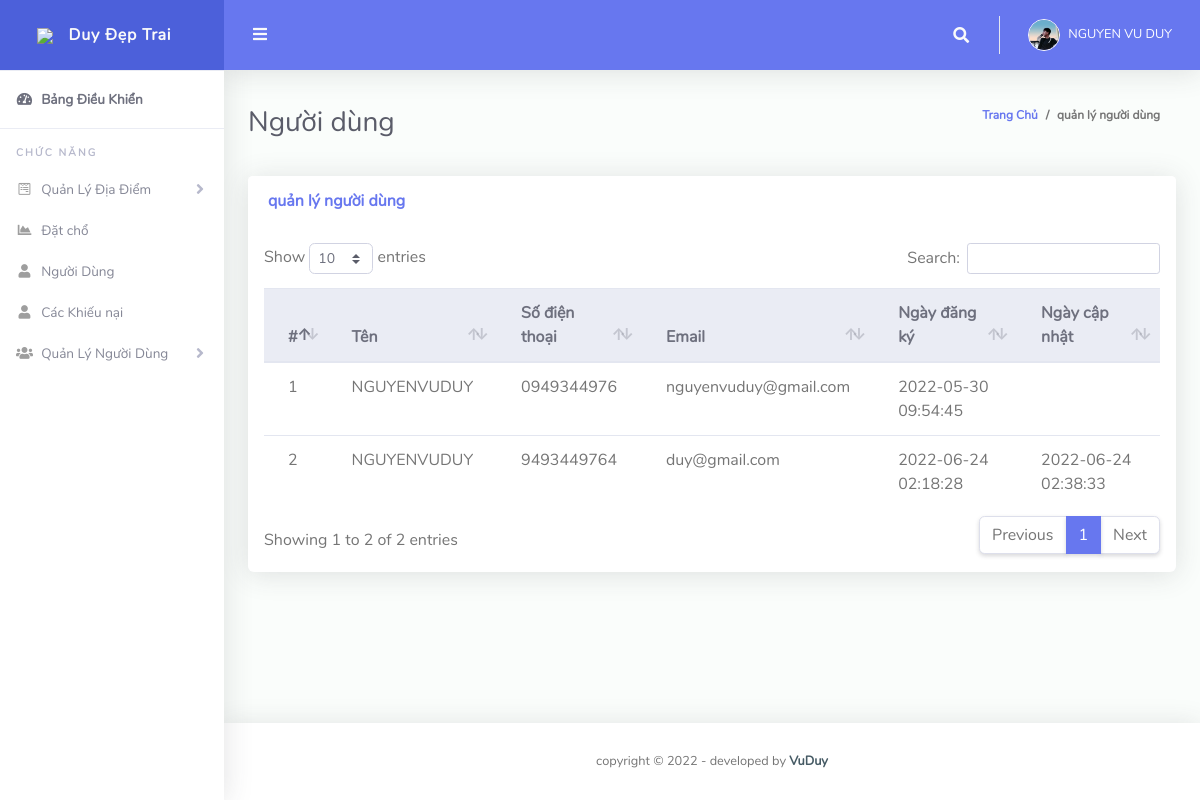
The app's page /admin/manage_users.php (signed in) with its own data.
### tables this page shows
CREATE TABLE `tblusers` (
  `id` int(11) NOT NULL,
  `FullName` varchar(100) DEFAULT NULL,
  `MobileNumber` char(10) DEFAULT NULL,
  `EmailId` varchar(70) DEFAULT NULL,
  `Password` varchar(100) DEFAULT NULL,
  `RegDate` timestamp NULL DEFAULT current_timestamp(),
  `UpdationDate` timestamp NULL DEFAULT NULL ON UPDATE current_timestamp()
);

### admin/manage_users.php (the view, shortened to what this page needs)
<?php
include('includes/checklogin.php');
?>
<!DOCTYPE html>
<html lang="en">
<head>
  <link href="vendor/fontawesome-free/css/all.min.css" rel="stylesheet" type="text/css">
  <link href="vendor/bootstrap/css/bootstrap.min.css" rel="stylesheet" type="text/css">
  <link href="css/ruang-admin.min.css" rel="stylesheet">
  <link href="vendor/datatables/dataTables.bootstrap4.min.css" rel="stylesheet">
</head>
<body id="page-top">
  <div id="wrapper">
    <?php include('includes/sidebar.php');?>
    <div id="content-wrapper" class="d-flex flex-column">
      <div id="content">
        <?php include('includes/header.php');?>
        <div class="container-fluid" id="container-wrapper">
          <div class="d-sm-flex align-items-center justify-content-between mb-4">
            <h1 class="h3 mb-0 text-gray-800">Người dùng</h1>
            <ol class="breadcrumb">
              <li class="breadcrumb-item"><a href="dashboard.php">Trang Chủ</a></li>
              <li class="breadcrumb-item active" aria-current="page">quản lý người dùng</li>
            </ol>
          </div>
          <div class="row">
            <div class="col-lg-12">
              <div class="card mb-4">
                <div class="card-header py-3 d-flex flex-row align-items-center justify-content-between">
                  <h6 class="m-0 font-weight-bold text-primary">quản lý người dùng</h6>
                </div>
                <div class="table-responsive p-3">
                  <table class="table align-items-center table-flush table-hover" id="dataTableHover">
                    <thead class="thead-light">
                      <tr>
                        <th>#</th>
                        <th>Tên</th>
                        <th>Số điện thoại</th>
                        <th>Email </th>
                        <th>Ngày đăng ký </th>
                        <th>Ngày cập nhật</th>
                      </tr>
                    </thead>
                    <tbody>
                      <?php $sql = "SELECT * from tblusers";
                      $query = $dbh -> prepare($sql);
                      $query->execute();
                      $results=$query->fetchAll(PDO::FETCH_OBJ);
                      $cnt=1;
                      if($query->rowCount() > 0)
                      {
                        foreach($results as $result)
                        {
                          ?>
                          <tr>
                            <td><?php echo htmlentities($cnt);?></td>
                            <td><?php echo htmlentities($result->FullName);?></td>
                            <td><?php echo htmlentities($result->MobileNumber);?></td>
                            <td><?php echo htmlentities($result->EmailId);?></td>
                            <td><?php echo htmlentities($result->RegDate);?></td>
                            <td><?php echo htmlentities($result->UpdationDate);?></td>
                          </tr>
                          <?php $cnt=$cnt+1;
                        }
                      }?>
                    </tbody>
                  </table>
                </div>
              </div>
            </div>
          </div>
        </div>
      </div>
      <?php include('includes/footer.php');?>
    </div>
  </div>
</body>
</html>

### admin/includes/header.php (shortened to what this page needs)
 <nav class="navbar navbar-expand navbar-light bg-navbar topbar mb-4 static-top">
  <button id="sidebarToggleTop" class="btn btn-link rounded-circle mr-3">
    <i class="fa fa-bars"></i>
  </button>
  <ul class="navbar-nav ml-auto">
    <li class="nav-item dropdown no-arrow">
      <a class="nav-link dropdown-toggle" href="#" id="searchDropdown" role="button" data-toggle="dropdown" aria-haspopup="true" aria-expanded="false">
        <i class="fas fa-search fa-fw"></i>
      </a>
    </li>
    <li class="nav-item dropdown no-arrow">
      <?php
      $aid=$_SESSION['odmsaid'];
      $sql="SELECT * from  tbladmin where ID=:aid";
      $query = $dbh -> prepare($sql);
      $query->bindParam(':aid',$aid,PDO::PARAM_STR);
      $query->execute();
      $results=$query->fetchAll(PDO::FETCH_OBJ);
      if($query->rowCount() > 0)
      {
        foreach($results as $row)
        {
          ?>
          <a class="nav-link dropdown-toggle" href="#" id="userDropdown" role="button" data-toggle="dropdown" aria-haspopup="true" aria-expanded="false">
           <?php
           if($row->Photo=="avatar15.jpg")
           {
            ?>
            <img class="img-profile rounded-circle"src="img/avatar15.jpg" style="max-width: 60px">
            <?php
          } else {
            ?>
            <img class="img-profile rounded-circle" src="profileimages/<?php  echo $row->Photo;?>" style="max-width: 60px">
            <?php
          } ?>
          <span class="ml-2 d-none d-lg-inline text-white small"><?php  echo $row->FirstName;?> <?php  echo $row->LastName;?></span>
        </a>
        <?php
      }
    } ?>
  </li>
</ul>
</nav>

### records on screen
tblusers: FullName "NGUYENVUDUY", MobileNumber "0949344976", EmailId "nguyenvuduy@gmail.com", RegDate "2022-05-30 09:54:45"
tblusers: FullName "NGUYENVUDUY", MobileNumber "9493449764", EmailId "duy@gmail.com", RegDate "2022-06-24 02:18:28", UpdationDate "2022-06-24 02:38:33"

### other values on screen
$row->FirstName "NGUYEN"
$row->LastName "VU DUY"
